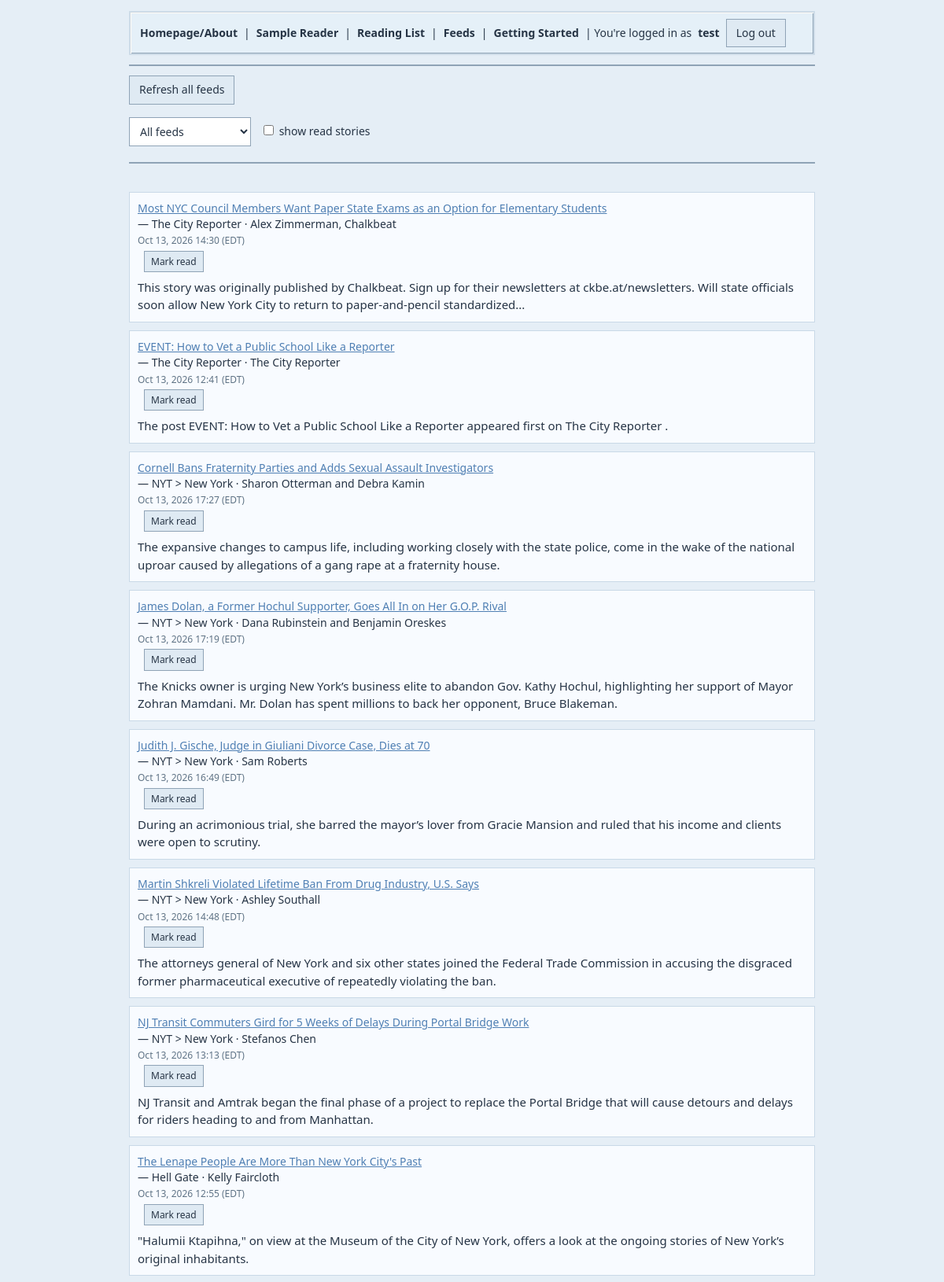
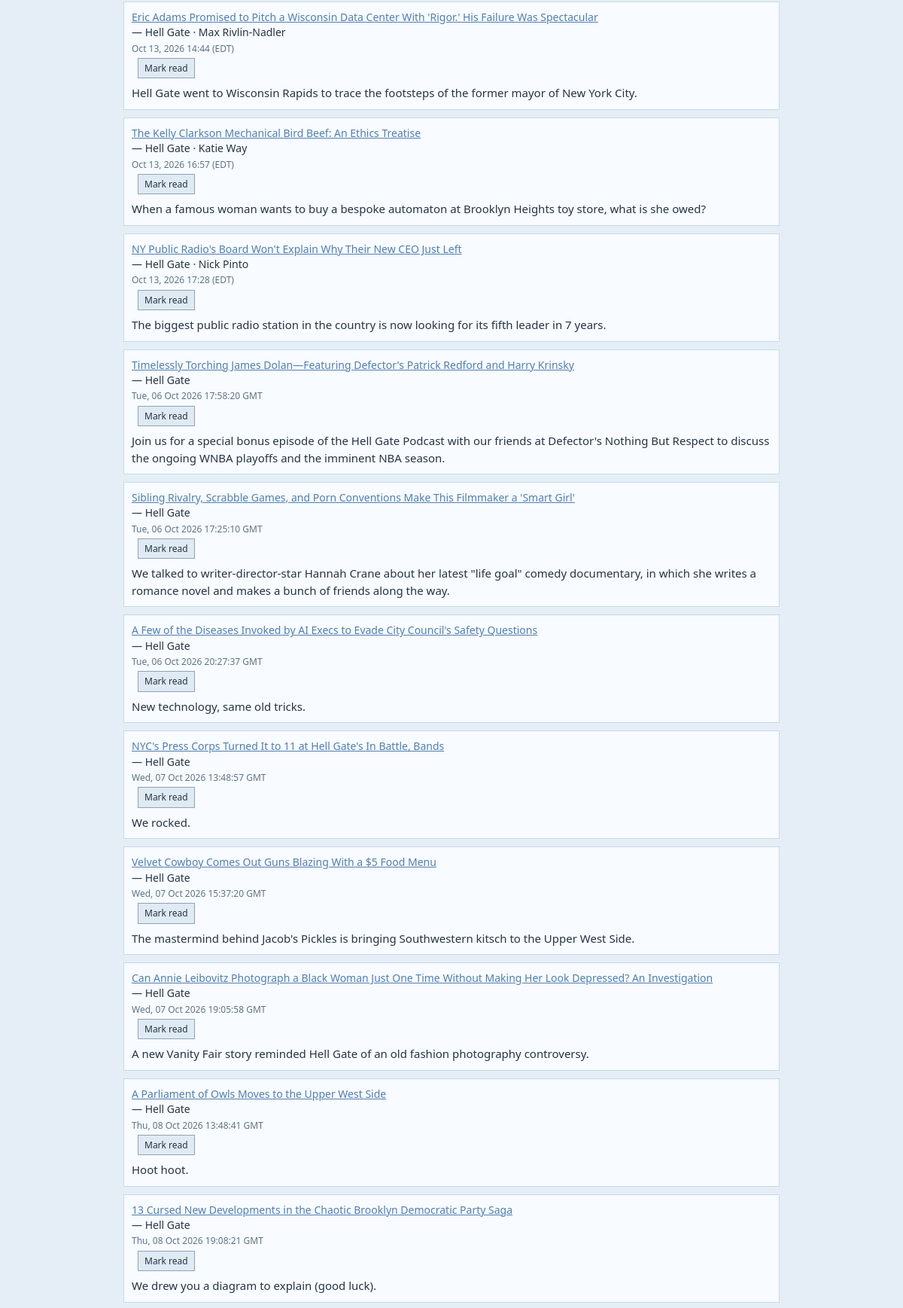
The app's page /app (signed in, upper part) with its own data (2 pictures, top to bottom).
### tables this page shows
CREATE TABLE users (
    id INTEGER PRIMARY KEY AUTOINCREMENT,
    username TEXT UNIQUE NOT NULL,
    password_hash TEXT NOT NULL,
    created_at TEXT NOT NULL
);

CREATE TABLE stories (
    id INTEGER PRIMARY KEY AUTOINCREMENT,
    feed_id INTEGER NOT NULL REFERENCES feeds(id) ON DELETE CASCADE,
    guid TEXT NOT NULL,
    title TEXT,
    link TEXT,
    published TEXT,
    summary TEXT,
    fetched_at TEXT NOT NULL, author TEXT,
    UNIQUE(feed_id, guid)
);

CREATE TABLE feeds (
    id INTEGER PRIMARY KEY AUTOINCREMENT,
    url TEXT UNIQUE NOT NULL,
    title TEXT,
    added_at TEXT NOT NULL
);

### app.py (the view)
@app.route("/app")
@auth.require_login
def index():
    db = get_db()
    show_read = request.args.get("show_read") == "1"
    feed_id = request.args.get("feed_id", type=int)
    query = """
        SELECT stories.*, feeds.title AS feed_title,
               (read_states.id IS NOT NULL) AS is_read
        FROM stories
        JOIN feeds ON feeds.id = stories.feed_id
        JOIN subscriptions ON subscriptions.feed_id = feeds.id
            AND subscriptions.user_id = ?
        LEFT JOIN read_states ON read_states.story_id = stories.id
            AND read_states.user_id = ?
    """
    params = [g.user["id"], g.user["id"]]
    conditions = []
    if not show_read:
        conditions.append("read_states.id IS NULL")
    if feed_id:
        conditions.append("stories.feed_id = ?")
        params.append(feed_id)
    if conditions:
        query += " WHERE " + " AND ".join(conditions)
    query += " ORDER BY stories.fetched_at DESC LIMIT 200"
    stories = db.execute(query, params).fetchall()
    subscribed_feeds = _subscribed_feeds(db, g.user["id"])
    return render_template(
        "index.html",
        stories=stories,
        feeds=subscribed_feeds,
        show_read=show_read,
        selected_feed_id=feed_id,
    )

### app.py (called while the page is built)
@app.template_filter("format_date")
def format_date(date_string):
    if not date_string:
        return ""
    try:
        dt = date_parser.isoparse(date_string)
        if dt.tzinfo is None:
            dt = dt.replace(tzinfo=datetime.timezone.utc)
        dt = dt.astimezone(DISPLAY_TZ)
        tz_name = dt.strftime("%Z") or "UTC"
        return dt.strftime("%b %-d, %Y %H:%M") + f" ({tz_name})"
    except (ValueError, TypeError):
        return date_string

def get_db():
    if "db" not in g:
        g.db = sqlite3.connect(DATABASE)
        g.db.row_factory = sqlite3.Row
        g.db.execute("PRAGMA foreign_keys = ON")
    return g.db

@app.before_request
def load_logged_in_user():
    user_id = session.get("user_id")
    if user_id is None:
        g.user = None
    else:
        g.user = get_db().execute(
            "SELECT * FROM users WHERE id = ?", (user_id,)
        ).fetchone()

def _subscribed_feeds(db, user_id):
    return db.execute(
        """
        SELECT feeds.* FROM feeds
        JOIN subscriptions ON subscriptions.feed_id = feeds.id
        WHERE subscriptions.user_id = ?
        ORDER BY feeds.title
        """,
        (user_id,),
    ).fetchall()

### auth.py (called while the page is built)
def require_login(view):
    @functools.wraps(view)
    def wrapped(*args, **kwargs):
        if g.get("user") is None:
            return redirect(url_for("login"))
        return view(*args, **kwargs)
    return wrapped

### templates/index.html (shortened to what this page needs)
{% extends "base.html" %}
{% block content %}
<div class="feed-controls">
  {% if demo_mode %}
    <p class="demo-note">Demo mode: try the sample reader below. Read state is saved only in your browser.</p>
    <form class="refresh-form" onsubmit="return false;">
      <button type="button" data-demo-refresh>Refresh all feeds</button>
    </form>
    <form class="feed-filter-form demo-disabled" onsubmit="return false;">
      <select name="feed_id" disabled>
        <option value="">All feeds</option>
        {% for feed in feeds %}
          <option value="{{ feed.id }}" {% if feed.id == selected_feed_id %}selected{% endif %}>
            {{ feed.title }}
          </option>
        {% endfor %}
      </select>
      <label>
        <input type="checkbox" name="show_read" value="1" disabled {% if show_read %}checked{% endif %}>
        show read stories
      </label>
    </form>
  {% else %}
    <form class="refresh-form" method="post" action="{{ url_for('refresh') }}">
      <button type="submit">Refresh all feeds</button>
    </form>
    <form class="feed-filter-form" method="get" action="{{ url_for('index') }}">
      <select name="feed_id" onchange="this.form.submit()">
        <option value="">All feeds</option>
      </select>
      <label>
        <input type="checkbox" name="show_read" value="1" onchange="this.form.submit()" {% if show_read %}checked{% endif %}>
        show read stories
      </label>
    </form>
  {% endif %}
</div>
<hr>
<ul>
  {% for story in stories %}
    <li class="story-item {% if story.is_read %}is-read{% endif %}" {% if demo_mode %}data-demo-story-id="{{ story.id }}" data-initial-read="{{ 'true' if story.is_read else 'false' }}"{% endif %}>
      <div class="story-copy">
        <a href="{{ story.link }}" target="_blank">{{ story.title }}</a><br>
        &mdash; {{ story.feed_title }}
        {% if story.author %}
          · {{ story.author }}
        {% endif %}
        <br>
        <small class="story-date">{{ story.published | format_date }}</small>
        {% if demo_mode %}
          <button class="mark-read-btn" type="button" data-demo-mark-read>
            {% if story.is_read %}Mark unread{% else %}Mark read{% endif %}
          </button>
        {% elif not story.is_read %}
          <form method="post" action="{{ url_for('mark_read', story_id=story.id) }}">
            <button class="mark-read-btn" type="submit">Mark read</button>
          </form>
        {% endif %}
        <div class="story-summary">{{ story.summary | striptags | truncate(200) }}</div>
      </div>
    </li>
  {% endfor %}
</ul>
{% endblock %}

### templates/base.html (shortened to what this page needs)
<!doctype html>
<html>
<head>
  <link rel="stylesheet" href="{{ url_for('static', filename='style.css') }}">
</head>
<body>
  <nav class="top-nav">
    <a href="{{ url_for('landing') }}">Homepage/About</a>
    |
    <a href="{{ url_for('sample') }}">Sample Reader</a>
    |
    {% if g.user %}
      <a href="{{ url_for('index') }}">Reading List</a>
      |
      <a href="{{ url_for('list_feeds') }}">Feeds</a>
      |
      <a href="{{ url_for('getting_started') }}">Getting Started</a>
    |
      You're logged in as <b>{{ g.user.username }}</b>
      <form method="post" action="{{ url_for('logout') }}">
        <button type="submit">Log out</button>
      </form>
    {% else %}
      <a href="{{ url_for('getting_started') }}">Getting Started</a>
      |
      <a href="{{ url_for('login') }}">Log in</a>
      |
      <a href="{{ url_for('signup') }}">Sign up</a>
    {% endif %}
  </nav>
  <hr>
  {% block content %}{% endblock %}
</body>
</html>

### static/style.css (style rules this page uses)
:root { --bg: #e5eef6; --panel: #f4f9fc; --text: #263445; --muted: #5f7385; --link: #4f7fb3; --line: #8fa3b6; --btn: #dfeaf3; }
* { box-sizing: border-box; }
body { margin: 0; padding: 14px; background: var(--bg); color: var(--text); font-family: "Segoe UI", Tahoma, Verdana, sans-serif; font-size: 14px; line-height: 1.45; min-height: 100vh; display: flex; flex-direction: column; max-width: 900px; margin: 0 auto; align-content: center; }
nav, .top-nav { display: flex; flex-wrap: wrap; align-items: center; gap: 8px; padding: 8px 12px; background: #e5f0f8; border: 2px solid #cddbe7; box-shadow: inset 1px 1px 0 #fffaf4, inset -1px -1px 0 #8fa3b6; }
nav form, .top-nav form { margin: 0; }
nav a, nav span, .top-nav a, .top-nav span { color: var(--text); text-decoration: none; font-weight: 600; }
a { color: var(--link); }
hr { border: 0; border-top: 2px solid var(--line); margin: 12px 0; }
input[type=text], input[type=password], input[type=email], select, textarea, button { font: inherit; color: var(--text); }
input[type=text], input[type=password], input[type=email], select, textarea { background: #fff; border: 1px solid var(--line); padding: 7px 9px; min-height: 34px; }
button { background: var(--btn); border: 1px solid var(--line); padding: 7px 12px; cursor: pointer; }
.feed-controls { display: flex; flex-direction: column; gap: 16px; margin-bottom: 8px; }
.refresh-form, .feed-filter-form { margin: 0; }
.feed-filter-form { display: flex; align-items: center; flex-wrap: wrap; gap: 12px; }
ul { list-style: none; margin: 14px 0; padding-left: 0; }
li { margin: 10px 0; padding: 10px; background: #f8fbff; border: 1px solid #c9d9e7; }
.story-item { display: flex; gap: 10px; }
.story-copy { min-width: 0; }
.story-copy form { display: inline-flex; margin-left: 8px; padding-top: 4px; }
.mark-read-btn { padding: 4px 8px; font-size: 12px; min-height: 24px; }
.story-date { display: block; color: var(--muted); font-size: 12px; margin-top: 2px; }
.story-summary { margin-top: 8px; font-size: 15px; color: var(--text); line-height: 1.5; }
small { color: var(--muted); }

### records on screen
users: user.username "test"
stories: title "Most NYC Council Members Want Paper State Exams as an Option for Elementary Students", feed_title "The City Reporter", author "Alex Zimmerman, Chalkbeat", published "Oct 13, 2026 14:30 (EDT)", summary "This story was originally published by Chalkbeat. Sign up for their newsletters at ckbe.at/newsletters. Will state officials soon allow New York City to return to paper-and-pencil standardized..."
stories: title "EVENT: How to Vet a Public School Like a Reporter", feed_title "The City Reporter", author "The City Reporter", published "Oct 13, 2026 12:41 (EDT)", summary "The post EVENT: How to Vet a Public School Like a Reporter appeared first on The City Reporter ."
stories: title "Cornell Bans Fraternity Parties and Adds Sexual Assault Investigators", feed_title "NYT > New York", author "Sharon Otterman and Debra Kamin", published "Oct 13, 2026 17:27 (EDT)", summary "The expansive changes to campus life, including working closely with the state police, come in the wake of the national uproar caused by allegations of a gang rape at a fraternity house."
stories: title "James Dolan, a Former Hochul Supporter, Goes All In on Her G.O.P. Rival", feed_title "NYT > New York", author "Dana Rubinstein and Benjamin Oreskes", published "Oct 13, 2026 17:19 (EDT)", summary "The Knicks owner is urging New York’s business elite to abandon Gov. Kathy Hochul, highlighting her support of Mayor Zohran Mamdani. Mr. Dolan has spent millions to back her opponent, Bruce Blakeman."
stories: title "Judith J. Gische, Judge in Giuliani Divorce Case, Dies at 70", feed_title "NYT > New York", author "Sam Roberts", published "Oct 13, 2026 16:49 (EDT)", summary "During an acrimonious trial, she barred the mayor’s lover from Gracie Mansion and ruled that his income and clients were open to scrutiny."
stories: title "Martin Shkreli Violated Lifetime Ban From Drug Industry, U.S. Says", feed_title "NYT > New York", author "Ashley Southall", published "Oct 13, 2026 14:48 (EDT)", summary "The attorneys general of New York and six other states joined the Federal Trade Commission in accusing the disgraced former pharmaceutical executive of repeatedly violating the ban."
stories: title "NJ Transit Commuters Gird for 5 Weeks of Delays During Portal Bridge Work", feed_title "NYT > New York", author "Stefanos Chen", published "Oct 13, 2026 13:13 (EDT)", summary "NJ Transit and Amtrak began the final phase of a project to replace the Portal Bridge that will cause detours and delays for riders heading to and from Manhattan."
stories: title "The Lenape People Are More Than New York City's Past", feed_title "Hell Gate", author "Kelly Faircloth", published "Oct 13, 2026 12:55 (EDT)", summary "\"Halumii Ktapihna,\" on view at the Museum of the City of New York, offers a look at the ongoing stories of New York’s original inhabitants."
stories: title "Eric Adams Promised to Pitch a Wisconsin Data Center With 'Rigor.' His Failure Was Spectacular", feed_title "Hell Gate", author "Max Rivlin-Nadler", published "Oct 13, 2026 14:44 (EDT)", summary "Hell Gate went to Wisconsin Rapids to trace the footsteps of the former mayor of New York City."
stories: title "The Kelly Clarkson Mechanical Bird Beef: An Ethics Treatise", feed_title "Hell Gate", author "Katie Way", published "Oct 13, 2026 16:57 (EDT)", summary "When a famous woman wants to buy a bespoke automaton at Brooklyn Heights toy store, what is she owed?"
stories: title "NY Public Radio's Board Won't Explain Why Their New CEO Just Left", feed_title "Hell Gate", author "Nick Pinto", published "Oct 13, 2026 17:28 (EDT)", summary "The biggest public radio station in the country is now looking for its fifth leader in 7 years."
stories: title "Timelessly Torching James Dolan—Featuring Defector's Patrick Redford and Harry Krinsky", feed_title "Hell Gate", published "Tue, 06 Oct 2026 17:58:20 GMT", summary "Join us for a special bonus episode of the Hell Gate Podcast with our friends at Defector's Nothing But Respect to discuss the ongoing WNBA playoffs and the imminent NBA season."
stories: title "Sibling Rivalry, Scrabble Games, and Porn Conventions Make This Filmmaker a 'Smart Girl'", feed_title "Hell Gate", published "Tue, 06 Oct 2026 17:25:10 GMT", summary "We talked to writer-director-star Hannah Crane about her latest \"life goal\" comedy documentary, in which she writes a romance novel and makes a bunch of friends along the way."
stories: title "A Few of the Diseases Invoked by AI Execs to Evade City Council's Safety Questions", feed_title "Hell Gate", published "Tue, 06 Oct 2026 20:27:37 GMT", summary "New technology, same old tricks."
stories: title "NYC's Press Corps Turned It to 11 at Hell Gate's In Battle, Bands", feed_title "Hell Gate", published "Wed, 07 Oct 2026 13:48:57 GMT", summary "We rocked."
stories: title "Velvet Cowboy Comes Out Guns Blazing With a $5 Food Menu", feed_title "Hell Gate", published "Wed, 07 Oct 2026 15:37:20 GMT", summary "The mastermind behind Jacob's Pickles is bringing Southwestern kitsch to the Upper West Side."
stories: title "Can Annie Leibovitz Photograph a Black Woman Just One Time Without Making Her Look Depressed? An Investigation", feed_title "Hell Gate", published "Wed, 07 Oct 2026 19:05:58 GMT", summary "A new Vanity Fair story reminded Hell Gate of an old fashion photography controversy."
stories: title "A Parliament of Owls Moves to the Upper West Side", feed_title "Hell Gate", published "Thu, 08 Oct 2026 13:48:41 GMT", summary "Hoot hoot."
stories: title "13 Cursed New Developments in the Chaotic Brooklyn Democratic Party Saga", feed_title "Hell Gate", published "Thu, 08 Oct 2026 19:08:21 GMT", summary "We drew you a diagram to explain (good luck)."
